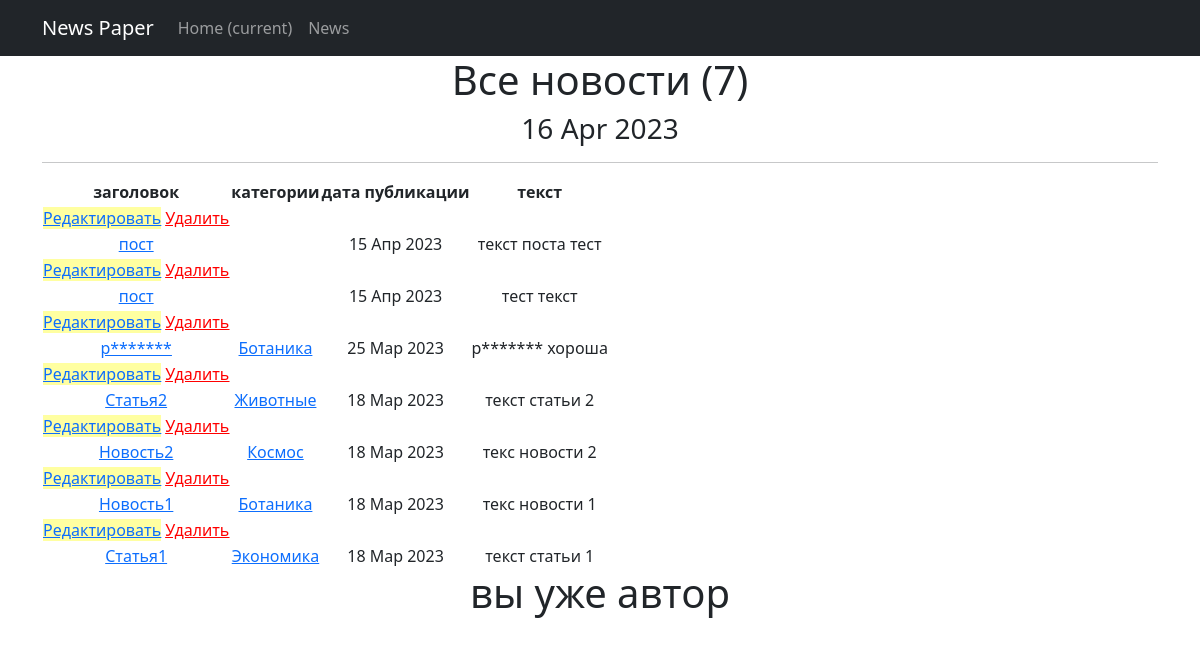
Before: /news/ (signed in) with the older database file.
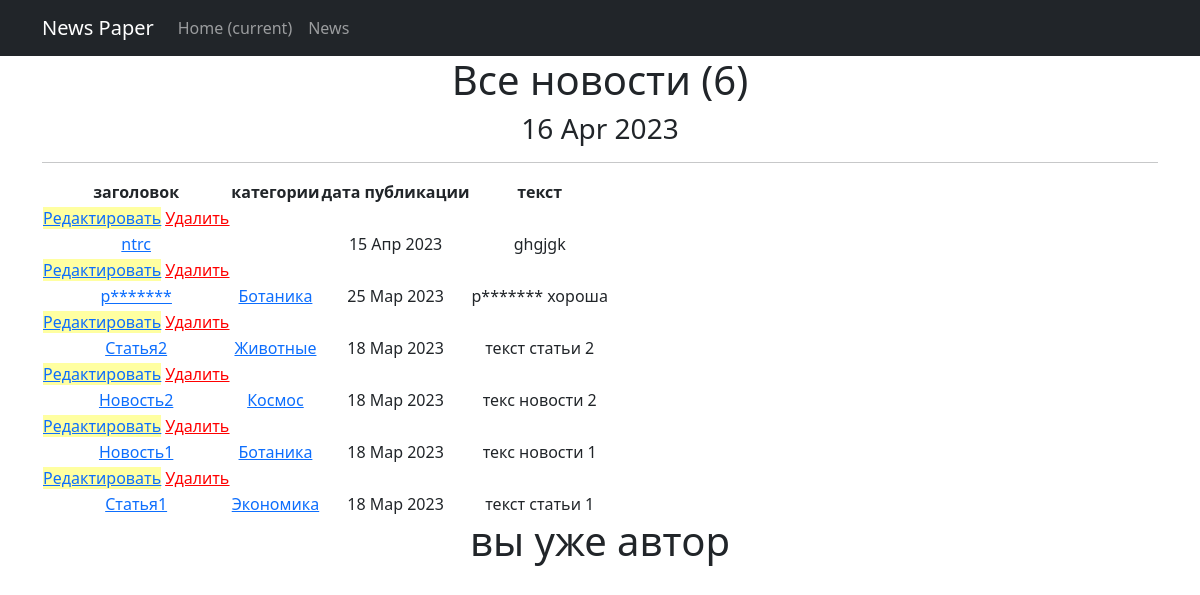
After: the same page with the newer database file.
### news/models.py (models this page shows, shortened)
class Post(models.Model):
    author_post = models.ForeignKey(Author, on_delete=models.CASCADE)
    post_news = models.CharField(max_length=2, choices=POST)
    date_in = models.DateTimeField(auto_now_add=True)
    category = models.ManyToManyField(Category, through='PostCategory')
    title = models.CharField(max_length=50)
    text = models.TextField()
    rating_news = models.IntegerField(default=0)

class Category(models.Model):
    tehnika = 'TH'
    nauka = 'NA'
    sport = 'ST'
    spase = 'SP'
    TEMATIC = [
        (tehnika, 'ТЕХНИКА'),
        (nauka, 'НАУКА'),
        (sport, 'СПОРТ'),
        (spase, 'КОСМОС')
    ]
    tematic = models.CharField(max_length=2, choices=TEMATIC, unique=True)
    subscribers = models.ManyToManyField(User, blank=True, related_name='categories')
    def __str__(self):
        return self.get_tematic_display()

### news/views.py (the view, shortened to what this page needs)
# urls.py: path('', PostList.as_view()),
class PostList(LoginRequiredMixin, ListView):
    model = Post
    ordering = '-date_in'
    template_name = 'news.html'
    context_object_name = 'post_news'
    paginate_by = 50
    def get_context_data(self, **kwargs):  # забираем отфильтрованные объекты переопределяя метод get_context_data у наследуемого класса
        context = super().get_context_data(**kwargs)
        context['filter'] = PostFilter(self.request.GET, queryset=self.get_queryset())  #вписываем фильтр в контекст
        context['categories'] = Category.objects.all()
        context['form'] = PostForm()
        context['is_not_author'] = not self.request.user.groups.filter(name='authors').exists()
        return context

### news/templatetags/censor.py (called while the page is built)
@register.filter()
def censor(value):
    for words in censored_words:
        if words in value:
            censor_words = f"p{''.join(['*' for words in range(len(words))])}"
            value = value.replace(words, censor_words)
    return value

### news/templatetags/custom_tags.py (called while the page is built)
@register.simple_tag()
def current_time(format_string='%d %b %Y'):
    return datetime.utcnow().strftime(format_string)

### templates/news.html (shortened to what this page needs)
<!DOCTYPE html>
<html lang="en">
<head>
    <title>{% extends 'flatpages/default.html' %}</title>
{% load censor %}
{% load custom_tags %}
{% block content %}
<body>
<h1>Все новости ({{ post_news.count}})</h1>
<h3>{% current_time '%d %b %Y' %}</h3>
<hr>
{% if post_news %}
    <table>
        <thead>
        <tr>
            <th>заголовок</th>
            <th>категории</th>
            <th>дата публикации</th>
            <th>текст</th>
        </tr>
        {% for post in filter.qs %}
        <td>
            <a href="{% url 'post_edit' post.id %}"style="background-color:#ffffa1"><u>Редактировать</u></a>
            <a href="{% url 'post_delete' post.id %}"style="color:red"><u> Удалить </u></a>
        </td>
        <tr>
            <td><a href="{% url 'post_detail' post.id %}">{{ post.title|censor}}</a></td>
            <td>
            {% for category in post.category.all %}
                <a href="{% url 'category_list' category.id %}">{{ category }}</a>
            {% endfor %}
            </td>
            <td>{{ post.date_in|date:'d M Y'}}</td>
            <td>{{ post.text|censor|truncatechars:20}}</td>
        </tr>
        {% endfor %}
        </thead>
    </table>
{% if is_not_author %}
<button> <a href="{% url 'upgrade' %}"> стать автором!</a> </button>
{% else %}
<h1>вы уже автор</h1>
{% endif %}
{% else %}
    <h2>новостей нет!</h2>
{% endif %}
{% endblock content %}

Changed rows visible on the page:
removed Post: title|censor "пост", date_in "15 Апр 2023", text|censor "текст поста тест"
removed Post: title|censor "пост", date_in "15 Апр 2023", text|censor "тест текст"
added Post: title|censor "ntrc", date_in "15 Апр 2023", text|censor "ghgjgk"
Other visible differences:
{{ post_news.count }}: "7" → "6"
